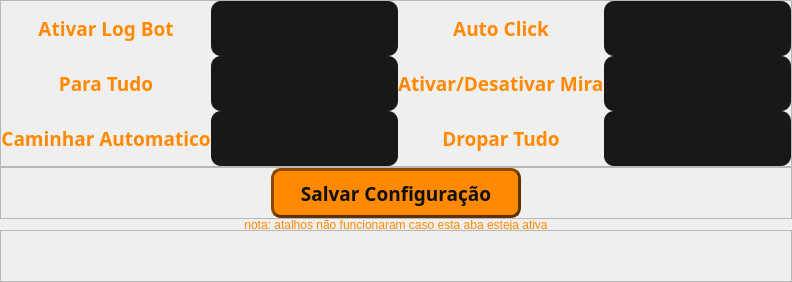
         <widget class="QWidget" name="shortcuts">
          <attribute name="title">
           <string>Atalhos</string>
          </attribute>
          <layout class="QVBoxLayout" name="verticalLayout_3">
           <property name="spacing">
            <number>0</number>
           </property>
           <property name="leftMargin">
            <number>0</number>
           </property>
           <property name="topMargin">
            <number>0</number>
           </property>
           <property name="rightMargin">
            <number>0</number>
           </property>
           <property name="bottomMargin">
            <number>0</number>
           </property>
           <item>
            <widget class="QFrame" name="frame_4">
             <property name="frameShape">
              <enum>QFrame::StyledPanel</enum>
             </property>
             <property name="frameShadow">
              <enum>QFrame::Raised</enum>
             </property>
             <layout class="QGridLayout" name="gridLayout">
              <property name="leftMargin">
               <number>0</number>
              </property>
              <property name="topMargin">
               <number>0</number>
              </property>
              <property name="rightMargin">
               <number>0</number>
              </property>
              <property name="bottomMargin">
               <number>0</number>
              </property>
              <property name="spacing">
               <number>0</number>
              </property>
              <item row="2" column="3">
               <widget class="QLineEdit" name="lineedit_input_toggleaim">
                <property name="minimumSize">
                 <size>
                  <width>0</width>
                  <height>50</height>
                 </size>
                </property>
                <property name="font">
                 <font>
                  <family>Arial Black</family>
                  <pointsize>12</pointsize>
                  <weight>75</weight>
                  <bold>true</bold>
                 </font>
                </property>
                <property name="styleSheet">
                 <string notr="true">QLineEdit {
border: 0px solid rgb(45, 45, 45);
border-radius: 10px;
padding: 15px;
background-color: rgb(24, 24, 24);
color: rgb(80, 80, 80);
}

QLineEdit:hover {
border: 2px solid rgb(27, 27, 27);
}

QLineEdit:focus {
border: 2px solid rgb(255, 137, 1);
color: rgb(255, 255, 255)
}

</string>
                </property>
                <property name="alignment">
                 <set>Qt::AlignCenter</set>
                </property>
                <property name="clearButtonEnabled">
                 <bool>true</bool>
                </property>
               </widget>
              </item>
              <item row="3" column="1">
               <widget class="QLineEdit" name="lineedit_input_autowalk">
                <property name="minimumSize">
                 <size>
                  <width>0</width>
                  <height>50</height>
                 </size>
                </property>
                <property name="font">
                 <font>
                  <family>Arial Black</family>
                  <pointsize>12</pointsize>
                  <weight>75</weight>
                  <bold>true</bold>
                 </font>
                </property>
                <property name="styleSheet">
                 <string notr="true">QLineEdit {
border: 0px solid rgb(45, 45, 45);
border-radius: 10px;
padding: 15px;
background-color: rgb(24, 24, 24);
color: rgb(80, 80, 80);
}

QLineEdit:hover {
border: 2px solid rgb(27, 27, 27);
}

QLineEdit:focus {
border: 2px solid rgb(255, 137, 1);
color: rgb(255, 255, 255)
}

</string>
                </property>
                <property name="alignment">
                 <set>Qt::AlignCenter</set>
                </property>
                <property name="clearButtonEnabled">
                 <bool>true</bool>
                </property>
               </widget>
              </item>
              <item row="2" column="0">
               <widget class="QLabel" name="label_3">
                <property name="minimumSize">
                 <size>
                  <width>170</width>
                  <height>50</height>
                 </size>
                </property>
                <property name="font">
                 <font>
                  <family>Arial Black</family>
                  <pointsize>14</pointsize>
                  <weight>75</weight>
                  <bold>true</bold>
                 </font>
                </property>
                <property name="styleSheet">
                 <string notr="true">color: rgb(255, 137, 1);
</string>
                </property>
                <property name="text">
                 <string>Para Tudo</string>
                </property>
                <property name="alignment">
                 <set>Qt::AlignCenter</set>
                </property>
               </widget>
              </item>
              <item row="1" column="3">
               <widget class="QLineEdit" name="lineedit_input_autoclick">
                <property name="minimumSize">
                 <size>
                  <width>0</width>
                  <height>50</height>
                 </size>
                </property>
                <property name="font">
                 <font>
                  <family>Arial Black</family>
                  <pointsize>12</pointsize>
                  <weight>75</weight>
                  <bold>true</bold>
                 </font>
                </property>
                <property name="styleSheet">
                 <string notr="true">QLineEdit {
border: 0px solid rgb(45, 45, 45);
border-radius: 10px;
padding: 15px;
background-color: rgb(24, 24, 24);
color: rgb(80, 80, 80);
}

QLineEdit:hover {
border: 2px solid rgb(27, 27, 27);
}

QLineEdit:focus {
border: 2px solid rgb(255, 137, 1);
color: rgb(255, 255, 255)
}

</string>
                </property>
                <property name="alignment">
                 <set>Qt::AlignCenter</set>
                </property>
                <property name="clearButtonEnabled">
                 <bool>true</bool>
                </property>
               </widget>
              </item>
              <item row="1" column="2">
               <widget class="QLabel" name="label_4">
                <property name="minimumSize">
                 <size>
                  <width>170</width>
                  <height>50</height>
                 </size>
                </property>
                <property name="font">
                 <font>
                  <family>Arial Black</family>
                  <pointsize>14</pointsize>
                  <weight>75</weight>
                  <bold>true</bold>
                 </font>
                </property>
                <property name="styleSheet">
                 <string notr="true">color: rgb(255, 137, 1);
</string>
                </property>
                <property name="text">
                 <string>Auto Click</string>
                </property>
                <property name="alignment">
                 <set>Qt::AlignCenter</set>
                </property>
               </widget>
              </item>
              <item row="2" column="1">
               <widget class="QLineEdit" name="lineedit_input_stop">
                <property name="minimumSize">
                 <size>
                  <width>0</width>
                  <height>50</height>
                 </size>
                </property>
                <property name="font">
                 <font>
                  <family>Arial Black</family>
                  <pointsize>12</pointsize>
                  <weight>75</weight>
                  <bold>true</bold>
                 </font>
                </property>
                <property name="styleSheet">
                 <string notr="true">QLineEdit {
border: 0px solid rgb(45, 45, 45);
border-radius: 10px;
padding: 15px;
background-color: rgb(24, 24, 24);
color: rgb(80, 80, 80);
}

QLineEdit:hover {
border: 2px solid rgb(27, 27, 27);
}

QLineEdit:focus {
border: 2px solid rgb(255, 137, 1);
color: rgb(255, 255, 255)
}

</string>
                </property>
                <property name="alignment">
                 <set>Qt::AlignCenter</set>
                </property>
                <property name="clearButtonEnabled">
                 <bool>true</bool>
                </property>
               </widget>
              </item>
              <item row="2" column="2">
               <widget class="QLabel" name="label_11">
                <property name="font">
                 <font>
                  <family>Arial Black</family>
                  <pointsize>14</pointsize>
                  <weight>75</weight>
                  <bold>true</bold>
                 </font>
                </property>
                <property name="styleSheet">
                 <string notr="true">color: rgb(255, 137, 1);
</string>
                </property>
                <property name="text">
                 <string>Ativar/Desativar Mira</string>
                </property>
               </widget>
              </item>
              <item row="1" column="1">
               <widget class="QLineEdit" name="lineedit_input_logbot">
                <property name="minimumSize">
                 <size>
                  <width>0</width>
                  <height>50</height>
                 </size>
                </property>
                <property name="font">
                 <font>
                  <family>Arial Black</family>
                  <pointsize>12</pointsize>
                  <weight>75</weight>
                  <bold>true</bold>
                 </font>
                </property>
                <property name="styleSheet">
                 <string notr="true">QLineEdit {
border: 0px solid rgb(45, 45, 45);
border-radius: 10px;
padding: 15px;
background-color: rgb(24, 24, 24);
color: rgb(80, 80, 80);
}

QLineEdit:hover {
border: 2px solid rgb(27, 27, 27);
}

QLineEdit:focus {
border: 2px solid rgb(255, 137, 1);
color: rgb(255, 255, 255)
}

</string>
                </property>
                <property name="alignment">
                 <set>Qt::AlignCenter</set>
                </property>
                <property name="clearButtonEnabled">
                 <bool>true</bool>
                </property>
               </widget>
              </item>
              <item row="3" column="2">
               <widget class="QLabel" name="label_13">
                <property name="minimumSize">
                 <size>
                  <width>0</width>
                  <height>0</height>
                 </size>
                </property>
                <property name="maximumSize">
                 <size>
                  <width>16777215</width>
                  <height>50</height>
                 </size>
                </property>
                <property name="font">
                 <font>
                  <family>Arial Black</family>
                  <pointsize>14</pointsize>
                  <weight>75</weight>
                  <bold>true</bold>
                 </font>
                </property>
                <property name="styleSheet">
                 <string notr="true">color: rgb(255, 137, 1);
</string>
                </property>
                <property name="text">
                 <string>Dropar Tudo</string>
                </property>
                <property name="alignment">
                 <set>Qt::AlignCenter</set>
                </property>
               </widget>
              </item>
              <item row="1" column="0">
               <widget class="QLabel" name="label_5">
                <property name="minimumSize">
                 <size>
                  <width>170</width>
                  <height>50</height>
                 </size>
                </property>
                <property name="font">
                 <font>
                  <family>Arial Black</family>
                  <pointsize>14</pointsize>
                  <weight>75</weight>
                  <bold>true</bold>
                 </font>
                </property>
                <property name="styleSheet">
                 <string notr="true">color: rgb(255, 137, 1);
</string>
                </property>
                <property name="text">
                 <string>Ativar Log Bot</string>
                </property>
                <property name="alignment">
                 <set>Qt::AlignCenter</set>
                </property>
               </widget>
              </item>
              <item row="3" column="0">
               <widget class="QLabel" name="label_12">
                <property name="minimumSize">
                 <size>
                  <width>0</width>
                  <height>0</height>
                 </size>
                </property>
                <property name="maximumSize">
                 <size>
                  <width>16777215</width>
                  <height>50</height>
                 </size>
                </property>
                <property name="font">
                 <font>
                  <family>Arial Black</family>
                  <pointsize>14</pointsize>
                  <weight>75</weight>
                  <bold>true</bold>
                 </font>
                </property>
                <property name="styleSheet">
                 <string notr="true">color: rgb(255, 137, 1);
</string>
                </property>
                <property name="text">
                 <string>Caminhar Automatico</string>
                </property>
                <property name="alignment">
                 <set>Qt::AlignCenter</set>
                </property>
               </widget>
              </item>
              <item row="3" column="3">
               <widget class="QLineEdit" name="lineedit_input_dropall">
                <property name="minimumSize">
                 <size>
                  <width>0</width>
                  <height>50</height>
                 </size>
                </property>
                <property name="font">
                 <font>
                  <family>Arial Black</family>
                  <pointsize>12</pointsize>
                  <weight>75</weight>
                  <bold>true</bold>
                 </font>
                </property>
                <property name="styleSheet">
                 <string notr="true">QLineEdit {
border: 0px solid rgb(45, 45, 45);
border-radius: 10px;
padding: 15px;
background-color: rgb(24, 24, 24);
color: rgb(80, 80, 80);
}

QLineEdit:hover {
border: 2px solid rgb(27, 27, 27);
}

QLineEdit:focus {
border: 2px solid rgb(255, 137, 1);
color: rgb(255, 255, 255)
}

</string>
                </property>
                <property name="alignment">
                 <set>Qt::AlignCenter</set>
                </property>
                <property name="clearButtonEnabled">
                 <bool>true</bool>
                </property>
               </widget>
              </item>
             </layout>
            </widget>
           </item>
           <item>
            <widget class="QFrame" name="frame_5">
             <property name="maximumSize">
              <size>
               <width>16777215</width>
               <height>54</height>
              </size>
             </property>
             <property name="frameShape">
              <enum>QFrame::StyledPanel</enum>
             </property>
             <property name="frameShadow">
              <enum>QFrame::Raised</enum>
             </property>
             <layout class="QHBoxLayout" name="horizontalLayout_5">
              <property name="spacing">
               <number>0</number>
              </property>
              <property name="leftMargin">
               <number>0</number>
              </property>
              <property name="topMargin">
               <number>0</number>
              </property>
              <property name="rightMargin">
               <number>0</number>
              </property>
              <property name="bottomMargin">
               <number>0</number>
              </property>
              <item>
               <widget class="QPushButton" name="btn_save_shortcuts">
                <property name="minimumSize">
                 <size>
                  <width>0</width>
                  <height>50</height>
                 </size>
                </property>
                <property name="maximumSize">
                 <size>
                  <width>250</width>
                  <height>16777215</height>
                 </size>
                </property>
                <property name="font">
                 <font>
                  <family>Arial Black</family>
                  <pointsize>14</pointsize>
                  <weight>75</weight>
                  <bold>true</bold>
                 </font>
                </property>
                <property name="styleSheet">
                 <string notr="true">QPushButton{
background-color: rgb(255, 137, 1);
border: 3px outset rgb(93, 49, 0);
border-radius: 10px;
color: rgb(15, 15, 15);
}


QPushButton:hover{
color: rgb(255, 17, 0);
background-color: rgb(215, 97, 0);
}

QPushButton:pressed{
border: 3px inset rgb(93, 49, 0);
color: rgb(15, 15, 15);
background-color: rgb(255, 17, 0);
}

QPushButton:disabled {
background-color: #cccccc; /* Cinza */
border: 2px solid #999999;
color: #666666; /* Texto cinza escuro */
}
</string>
                </property>
                <property name="text">
                 <string>Salvar Configuração</string>
                </property>
               </widget>
              </item>
             </layout>
            </widget>
           </item>
           <item>
            <widget class="QLabel" name="label_6">
             <property name="minimumSize">
              <size>
               <width>0</width>
               <height>0</height>
              </size>
             </property>
             <property name="maximumSize">
              <size>
               <width>16777215</width>
               <height>11</height>
              </size>
             </property>
             <property name="styleSheet">
              <string notr="true">color: rgb(255, 137, 1);
</string>
             </property>
             <property name="text">
              <string>nota: atalhos não funcionaram caso esta aba esteja ativa</string>
             </property>
             <property name="alignment">
              <set>Qt::AlignCenter</set>
             </property>
            </widget>
           </item>
           <item>
            <widget class="QFrame" name="frame_6">
             <property name="maximumSize">
              <size>
               <width>16777215</width>
               <height>75</height>
              </size>
             </property>
             <property name="frameShape">
              <enum>QFrame::StyledPanel</enum>
             </property>
             <property name="frameShadow">
              <enum>QFrame::Raised</enum>
             </property>
             <layout class="QHBoxLayout" name="horizontalLayout_6">
              <property name="spacing">
               <number>0</number>
              </property>
              <property name="leftMargin">
               <number>0</number>
              </property>
              <property name="topMargin">
               <number>0</number>
              </property>
              <property name="rightMargin">
               <number>0</number>
              </property>
              <property name="bottomMargin">
               <number>0</number>
              </property>
              <item>
               <widget class="QLabel" name="label_7">
                <property name="minimumSize">
                 <size>
                  <width>50</width>
                  <height>50</height>
                 </size>
                </property>
                <property name="maximumSize">
                 <size>
                  <width>50</width>
                  <height>50</height>
                 </size>
                </property>
                <property name="text">
                 <string/>
                </property>
                <property name="pixmap">
                 <pixmap>../midia/logo/ps_png.png</pixmap>
                </property>
                <property name="scaledContents">
                 <bool>true</bool>
                </property>
               </widget>
              </item>
             </layout>
            </widget>
           </item>
          </layout>
         </widget>
